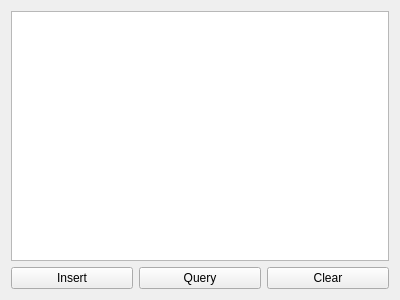
<?xml version="1.0" encoding="UTF-8"?>
<ui version="4.0">
 <class>Widget</class>
 <widget class="QWidget" name="Widget">
  <property name="geometry">
   <rect>
    <x>0</x>
    <y>0</y>
    <width>400</width>
    <height>300</height>
   </rect>
  </property>
  <property name="windowTitle">
   <string>Widget</string>
  </property>
  <layout class="QGridLayout" name="gridLayout">
   <item row="0" column="0" colspan="3">
    <widget class="QTextBrowser" name="textBrowser"/>
   </item>
   <item row="1" column="0">
    <widget class="QPushButton" name="insertButton">
     <property name="text">
      <string>Insert</string>
     </property>
    </widget>
   </item>
   <item row="1" column="1">
    <widget class="QPushButton" name="queryButton">
     <property name="text">
      <string>Query</string>
     </property>
    </widget>
   </item>
   <item row="1" column="2">
    <widget class="QPushButton" name="clearButton">
     <property name="text">
      <string>Clear</string>
     </property>
    </widget>
   </item>
  </layout>
 </widget>
 <layoutdefault spacing="6" margin="11"/>
 <resources/>
 <connections>
  <connection>
   <sender>insertButton</sender>
   <signal>clicked()</signal>
   <receiver>Widget</receiver>
   <slot>insertData()</slot>
   <hints>
    <hint type="sourcelabel">
     <x>76</x>
     <y>255</y>
    </hint>
    <hint type="destinationlabel">
     <x>199</x>
     <y>149</y>
    </hint>
   </hints>
  </connection>
  <connection>
   <sender>queryButton</sender>
   <signal>clicked()</signal>
   <receiver>Widget</receiver>
   <slot>queryData()</slot>
   <hints>
    <hint type="sourcelabel">
     <x>196</x>
     <y>255</y>
    </hint>
    <hint type="destinationlabel">
     <x>199</x>
     <y>149</y>
    </hint>
   </hints>
  </connection>
  <connection>
   <sender>clearButton</sender>
   <signal>clicked()</signal>
   <receiver>textBrowser</receiver>
   <slot>clear()</slot>
   <hints>
    <hint type="sourcelabel">
     <x>326</x>
     <y>255</y>
    </hint>
    <hint type="destinationlabel">
     <x>197</x>
     <y>125</y>
    </hint>
   </hints>
  </connection>
 </connections>
 <slots>
  <slot>insertData()</slot>
  <slot>queryData()</slot>
 </slots>
</ui>
